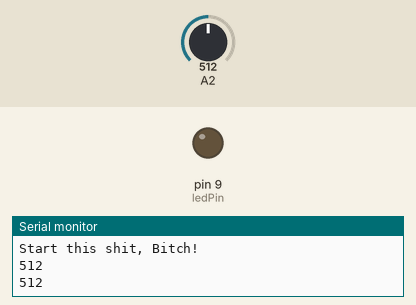
Simulated run of this sketch. Board: Arduino Uno, built with avr-gcc and run on an emulated ATmega328P. On the bench: output pins drawn as LEDs (lit = HIGH), the last lines printed to the serial monitor. The inputs (shaded band) are chosen by the test bench; at power-on: A2 = 512.

Above: at 1.3 s.
1.4 s: A2 set to 337
3.3 s: A2 set to 311
At 5.2 s:
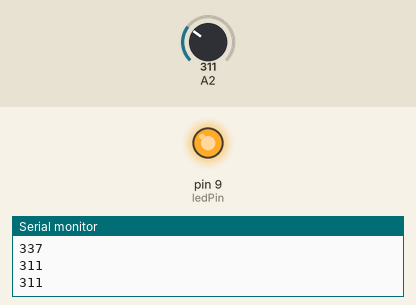
5.6 s: A2 set to 335
At 6.7 s:
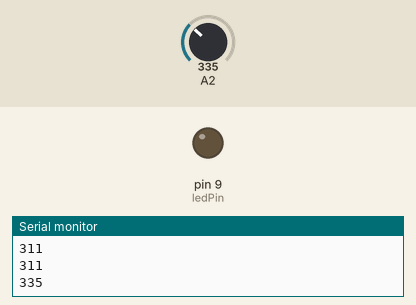
7.6 s: A2 set to 315
At 9.5 s:
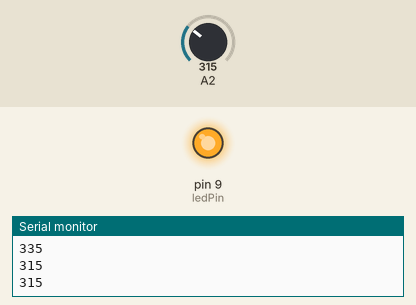
Timing chart, 0 to 10.6 s (numbered marks = the images above; inputs shaded):
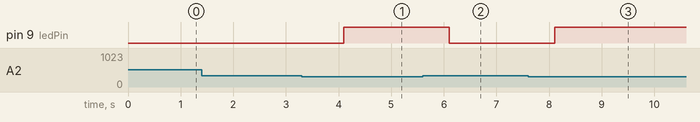

Measured:
- the behaviour switches between 326 and 325 on A2 (found by bisection; images 0 and 1)
- after the input at 3.3 s, pin 9 (ledPin): LOW → HIGH after 0.80 s
- after the input at 5.6 s, pin 9 (ledPin): HIGH → LOW after 0.50 s
- after the input at 7.6 s, pin 9 (ledPin): LOW → HIGH after 0.50 s

The sketch:

ArduinoSensor.ino
```cpp
int ledPin = 9;

void setup() {
  Serial.begin(9600);
  pinMode(ledPin, OUTPUT);
  Serial.println("Start this shit, Bitch!");
  delay(100);
}

void loop() {
  int x = analogRead(2);
  if (x > 325) { // around 6.5cm
    digitalWrite(ledPin, LOW);
  } else {
    digitalWrite(ledPin, HIGH);
  }
  Serial.println(x);
  delay(1000);
}
```
